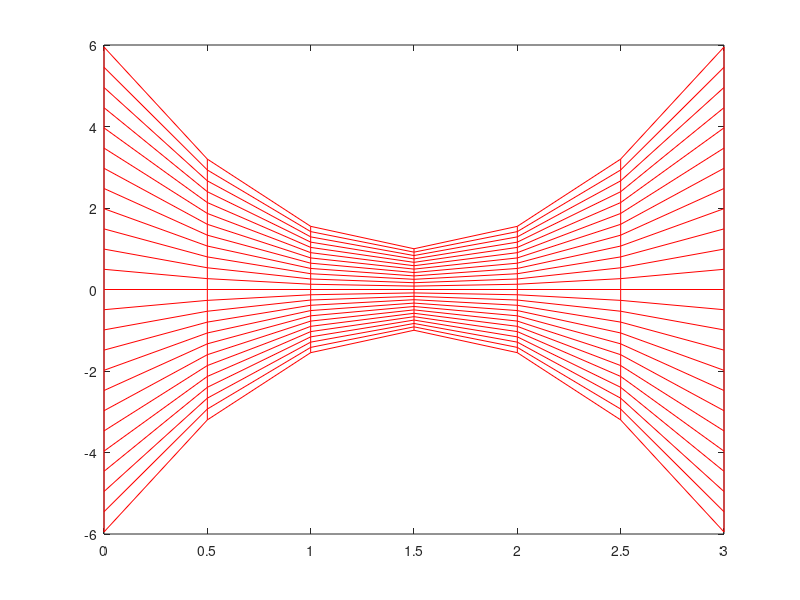

Here is the MATLAB script that generated this plot:
dx = 0.5;
x = 0:dx:3;
k = length(x);
n = 25;

% parabolic area distribution along the nozzle
A = 1+2.2*(x-1.5).^2;
for i = 1:k
    y = linspace(-A(i),A(i),n);
    for j = 1:n
        xx(i,j) = x(i)
        yy(i,j) = y(j)
    end
end

plot(xx,yy,'-r',xx',yy','-r')
%axis equal
box on